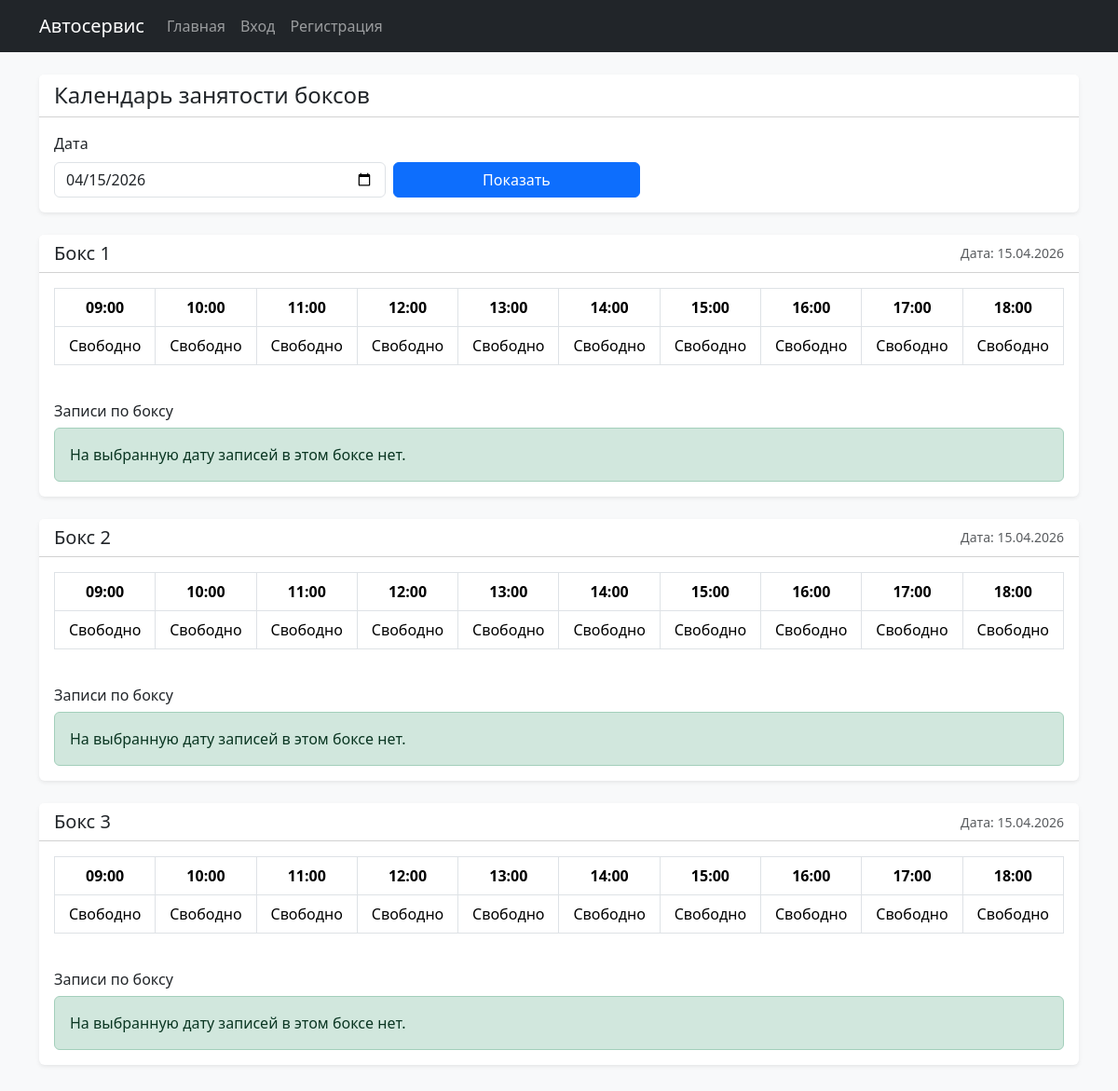
The app's page /appointment_slots.php with its own data.
### tables this page shows
CREATE TABLE `service_boxes` (
  `id` INT NOT NULL AUTO_INCREMENT,
  `name` VARCHAR(100) NOT NULL,
  `is_active` TINYINT(1) NOT NULL DEFAULT 1,
  PRIMARY KEY (`id`),
  UNIQUE KEY `box_name_unique` (`name`)
);

### auth.php (called while the page is built, shortened)
<?php
if (!function_exists('h')) {
    function h($value)
    {
        return htmlspecialchars((string) $value, ENT_QUOTES, 'UTF-8');
    }
}

### appointment_slots.php (the view, shortened to what this page needs)
<?php
require_once __DIR__ . '/auth.php';
require_once __DIR__ . '/db.php';
$date = trim($_GET['date'] ?? date('Y-m-d'));
$boxes = $pdo->query('SELECT * FROM service_boxes WHERE is_active = 1 ORDER BY id')->fetchAll();
$appointmentsByBox = [];
$hours = [];
for ($hour = 9; $hour <= 18; $hour++) {
    $hours[] = sprintf('%02d:00', $hour);
}
function slot_busy(array $appointments, $date, $hour)
{
    $slotStart = new DateTime($date . ' ' . $hour . ':00');
    $slotEnd = clone $slotStart;
    return false;
}
?>
<!DOCTYPE html>
<html lang="ru">
<head>
    <link href="https://cdn.jsdelivr.net/npm/bootstrap@5.3.3/dist/css/bootstrap.min.css" rel="stylesheet">
</head>
<body class="bg-light">
<?php require __DIR__ . '/nav.php'; ?>
<div class="container pb-5">
    <div class="card shadow-sm border-0 mb-4">
        <div class="card-header bg-white"><h1 class="h4 mb-0">Календарь занятости боксов</h1></div>
        <div class="card-body">
            <form method="GET" class="row g-2 align-items-end">
                <div class="col-md-4">
                    <label class="form-label">Дата</label>
                    <input type="date" name="date" class="form-control" value="<?= h($date) ?>">
                </div>
                <div class="col-md-3 d-grid">
                    <button type="submit" class="btn btn-primary">Показать</button>
                </div>
            </form>
        </div>
    </div>
    <?php foreach ($boxes as $box): ?>
        <?php $boxAppointments = $appointmentsByBox[$box['id']] ?? []; ?>
        <div class="card shadow-sm border-0 mb-4">
            <div class="card-header bg-white d-flex justify-content-between align-items-center">
                <h2 class="h5 mb-0"><?= h($box['name']) ?></h2>
                <span class="text-muted small">Дата: <?= h(date('d.m.Y', strtotime($date))) ?></span>
            </div>
            <div class="card-body">
                <div class="table-responsive">
                    <table class="table table-bordered align-middle text-center">
                        <thead>
                            <tr>
                                <?php foreach ($hours as $hour): ?>
                                    <th><?= h($hour) ?></th>
                                <?php endforeach; ?>
                            </tr>
                        </thead>
                        <tbody>
                            <tr>
                                <?php foreach ($hours as $hour): ?>
                                    <?php $busy = slot_busy($boxAppointments, $date, (int) substr($hour, 0, 2)); ?>
                                    <td class="<?= $busy ? 'slot-busy' : 'slot-free' ?>">
                                        <?= $busy ? 'Занято' : 'Свободно' ?>
                                    </td>
                                <?php endforeach; ?>
                            </tr>
                        </tbody>
                    </table>
                </div>
                <h3 class="h6 mt-4">Записи по боксу</h3>
                <?php if ($boxAppointments): ?>
                    <div class="list-group">
                        <?php foreach ($boxAppointments as $appointment): ?>
                            <?php
                                $start = new DateTime($appointment['appointment_datetime']);
                                $end = clone $start;
                                $end->modify('+' . (int) $appointment['duration_minutes'] . ' minutes');
                            ?>
                            <div class="list-group-item">
                                <strong><?= h($appointment['title']) ?></strong>
                                <div class="text-muted small">
                                    <?= h($start->format('H:i')) ?> — <?= h($end->format('H:i')) ?>
                                </div>
                            </div>
                        <?php endforeach; ?>
                    </div>
                <?php else: ?>
                    <div class="alert alert-success mb-0">На выбранную дату записей в этом боксе нет.</div>
                <?php endif; ?>
            </div>
        </div>
    <?php endforeach; ?>
</div>
</body>
</html>

### appointment_slots.php (style rules this page uses)
.slot-free { background: #d1e7dd; }

### records on screen
service_boxes: name "Бокс 1", hour "09:00", hour "10:00", hour "11:00", hour "12:00", hour "13:00", hour "14:00", hour "15:00", hour "16:00", hour "17:00", hour "18:00", shows "На выбранную дату записей в этом боксе нет."
service_boxes: name "Бокс 2", hour "09:00", hour "10:00", hour "11:00", hour "12:00", hour "13:00", hour "14:00", hour "15:00", hour "16:00", hour "17:00", hour "18:00", shows "На выбранную дату записей в этом боксе нет."
service_boxes: name "Бокс 3", hour "09:00", hour "10:00", hour "11:00", hour "12:00", hour "13:00", hour "14:00", hour "15:00", hour "16:00", hour "17:00", hour "18:00", shows "На выбранную дату записей в этом боксе нет."
